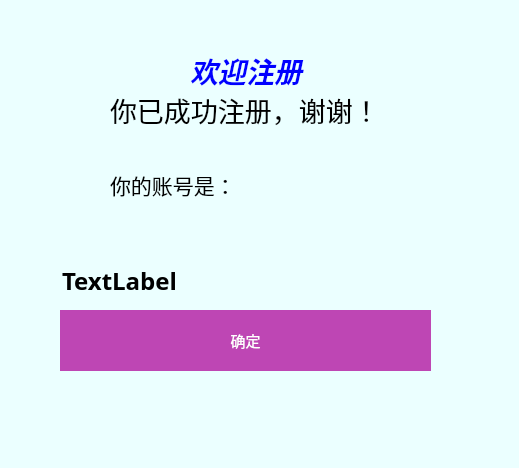
<?xml version="1.0" encoding="UTF-8"?>
<ui version="4.0">
 <class>regist</class>
 <widget class="QDialog" name="regist">
  <property name="geometry">
   <rect>
    <x>0</x>
    <y>0</y>
    <width>519</width>
    <height>468</height>
   </rect>
  </property>
  <property name="windowTitle">
   <string>注册</string>
  </property>
  <property name="windowIcon">
   <iconset resource="image.qrc">
    <normaloff>:/image/victoricon2.png</normaloff>:/image/victoricon2.png</iconset>
  </property>
  <widget class="QLabel" name="label_2">
   <property name="geometry">
    <rect>
     <x>0</x>
     <y>0</y>
     <width>521</width>
     <height>641</height>
    </rect>
   </property>
   <property name="styleSheet">
    <string notr="true">background-color: rgb(235, 255, 255);</string>
   </property>
   <property name="text">
    <string/>
   </property>
  </widget>
  <widget class="QLineEdit" name="lineEdit">
   <property name="geometry">
    <rect>
     <x>10</x>
     <y>110</y>
     <width>241</width>
     <height>51</height>
    </rect>
   </property>
   <property name="font">
    <font>
     <family>微软雅黑</family>
     <pointsize>12</pointsize>
    </font>
   </property>
   <property name="styleSheet">
    <string notr="true"/>
   </property>
  </widget>
  <widget class="QLineEdit" name="lineEdit_2">
   <property name="geometry">
    <rect>
     <x>10</x>
     <y>240</y>
     <width>241</width>
     <height>51</height>
    </rect>
   </property>
   <property name="font">
    <font>
     <family>微软雅黑</family>
     <pointsize>12</pointsize>
    </font>
   </property>
  </widget>
  <widget class="QPushButton" name="pushButton">
   <property name="geometry">
    <rect>
     <x>270</x>
     <y>360</y>
     <width>221</width>
     <height>51</height>
    </rect>
   </property>
   <property name="font">
    <font>
     <family>微软雅黑</family>
     <pointsize>11</pointsize>
     <weight>9</weight>
     <italic>false</italic>
     <bold>false</bold>
    </font>
   </property>
   <property name="styleSheet">
    <string notr="true">QPushButton{border-style:none;font: 75 11pt &quot;微软雅黑&quot;;background-color: rgb(190, 70, 180);color: rgb(255, 255, 255);}
QPushButton:hover{background: rgb(190, 70, 230);color: rgb(255, 255, 255);}</string>
   </property>
   <property name="text">
    <string>注册</string>
   </property>
  </widget>
  <widget class="QLineEdit" name="lineEdit_3">
   <property name="geometry">
    <rect>
     <x>10</x>
     <y>360</y>
     <width>241</width>
     <height>51</height>
    </rect>
   </property>
   <property name="font">
    <font>
     <family>微软雅黑</family>
     <pointsize>12</pointsize>
    </font>
   </property>
  </widget>
  <widget class="QLineEdit" name="lineEdit_4">
   <property name="geometry">
    <rect>
     <x>260</x>
     <y>240</y>
     <width>241</width>
     <height>51</height>
    </rect>
   </property>
   <property name="font">
    <font>
     <family>微软雅黑</family>
     <pointsize>12</pointsize>
    </font>
   </property>
  </widget>
  <widget class="QLabel" name="label_3">
   <property name="geometry">
    <rect>
     <x>20</x>
     <y>160</y>
     <width>101</width>
     <height>21</height>
    </rect>
   </property>
   <property name="font">
    <font>
     <family>微软雅黑</family>
    </font>
   </property>
   <property name="styleSheet">
    <string notr="true">color: rgb(255, 0, 0);</string>
   </property>
   <property name="text">
    <string>昵称不能为空</string>
   </property>
  </widget>
  <widget class="QLabel" name="label_4">
   <property name="geometry">
    <rect>
     <x>10</x>
     <y>300</y>
     <width>111</width>
     <height>21</height>
    </rect>
   </property>
   <property name="font">
    <font>
     <family>微软雅黑</family>
    </font>
   </property>
   <property name="styleSheet">
    <string notr="true">color: rgb(255, 0, 0);</string>
   </property>
   <property name="text">
    <string>密码不能为空</string>
   </property>
  </widget>
  <widget class="QLabel" name="label_5">
   <property name="geometry">
    <rect>
     <x>270</x>
     <y>290</y>
     <width>151</width>
     <height>21</height>
    </rect>
   </property>
   <property name="font">
    <font>
     <family>微软雅黑</family>
    </font>
   </property>
   <property name="styleSheet">
    <string notr="true">color: rgb(255, 0, 0);</string>
   </property>
   <property name="text">
    <string>两次输入密码不一致</string>
   </property>
  </widget>
  <widget class="QLabel" name="label_6">
   <property name="geometry">
    <rect>
     <x>20</x>
     <y>420</y>
     <width>131</width>
     <height>21</height>
    </rect>
   </property>
   <property name="font">
    <font>
     <family>微软雅黑</family>
    </font>
   </property>
   <property name="styleSheet">
    <string notr="true">color: rgb(255, 0, 0);</string>
   </property>
   <property name="text">
    <string>不能为空</string>
   </property>
  </widget>
  <widget class="QLabel" name="label_7">
   <property name="geometry">
    <rect>
     <x>20</x>
     <y>420</y>
     <width>181</width>
     <height>21</height>
    </rect>
   </property>
   <property name="font">
    <font>
     <family>微软雅黑</family>
    </font>
   </property>
   <property name="styleSheet">
    <string notr="true">color: rgb(255, 0, 0);</string>
   </property>
   <property name="text">
    <string>请输入有效的数据</string>
   </property>
  </widget>
  <widget class="QWidget" name="widget" native="true">
   <property name="geometry">
    <rect>
     <x>-10</x>
     <y>-20</y>
     <width>521</width>
     <height>621</height>
    </rect>
   </property>
   <property name="styleSheet">
    <string notr="true">background-color: rgb(235, 255, 255);</string>
   </property>
   <widget class="QLabel" name="label_8">
    <property name="geometry">
     <rect>
      <x>120</x>
      <y>100</y>
      <width>401</width>
      <height>61</height>
     </rect>
    </property>
    <property name="maximumSize">
     <size>
      <width>401</width>
      <height>16777215</height>
     </size>
    </property>
    <property name="font">
     <font>
      <family>微软雅黑</family>
      <pointsize>20</pointsize>
      <weight>50</weight>
      <bold>false</bold>
     </font>
    </property>
    <property name="text">
     <string>&lt;html&gt;&lt;head/&gt;&lt;body&gt;&lt;p&gt;你已成功注册，谢谢！&lt;/p&gt;&lt;/body&gt;&lt;/html&gt;</string>
    </property>
   </widget>
   <widget class="QLabel" name="label_9">
    <property name="geometry">
     <rect>
      <x>120</x>
      <y>180</y>
      <width>301</width>
      <height>51</height>
     </rect>
    </property>
    <property name="font">
     <font>
      <family>微软雅黑</family>
      <pointsize>16</pointsize>
      <weight>50</weight>
      <bold>false</bold>
     </font>
    </property>
    <property name="text">
     <string>&lt;html&gt;&lt;head/&gt;&lt;body&gt;&lt;p&gt;你的账号是：&lt;/p&gt;&lt;/body&gt;&lt;/html&gt;</string>
    </property>
   </widget>
   <widget class="QLabel" name="label_10">
    <property name="geometry">
     <rect>
      <x>72</x>
      <y>265</y>
      <width>381</width>
      <height>71</height>
     </rect>
    </property>
    <property name="font">
     <font>
      <family>微软雅黑</family>
      <pointsize>18</pointsize>
      <weight>75</weight>
      <bold>true</bold>
     </font>
    </property>
    <property name="text">
     <string>TextLabel</string>
    </property>
   </widget>
   <widget class="QPushButton" name="pushButton_2">
    <property name="geometry">
     <rect>
      <x>70</x>
      <y>330</y>
      <width>371</width>
      <height>61</height>
     </rect>
    </property>
    <property name="font">
     <font>
      <family>微软雅黑</family>
      <pointsize>11</pointsize>
      <weight>9</weight>
      <italic>false</italic>
      <bold>false</bold>
     </font>
    </property>
    <property name="styleSheet">
     <string notr="true">QPushButton{border-style:none;font: 75 11pt &quot;微软雅黑&quot;;background-color: rgb(190, 70, 180);color: rgb(255, 255, 255);}
QPushButton:hover{background: rgb(190, 70, 230);color: rgb(255, 255, 255);}</string>
    </property>
    <property name="text">
     <string>确定</string>
    </property>
   </widget>
  </widget>
  <widget class="QLabel" name="label_11">
   <property name="geometry">
    <rect>
     <x>190</x>
     <y>40</y>
     <width>211</width>
     <height>61</height>
    </rect>
   </property>
   <property name="font">
    <font>
     <family>幼圆</family>
     <pointsize>21</pointsize>
     <weight>75</weight>
     <italic>true</italic>
     <bold>true</bold>
     <underline>false</underline>
    </font>
   </property>
   <property name="styleSheet">
    <string notr="true">color: rgb(0, 0, 255);</string>
   </property>
   <property name="text">
    <string>欢迎注册</string>
   </property>
  </widget>
 </widget>
 <resources>
  <include location="image.qrc"/>
 </resources>
 <connections/>
</ui>
